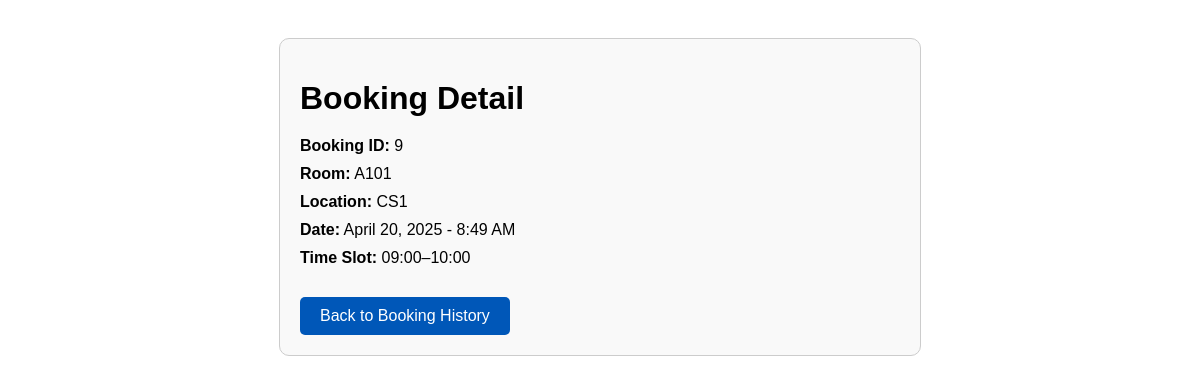
/book/booking-detail/9/ (signed in), run on the app's committed database.
### librarianAdmin/models.py (models this page shows, shortened)
class BookingHistory(models.Model):
    roomID = models.CharField(max_length=10)
    location = models.CharField(max_length=10, default='LTK')  # LTK or other location
    slug = models.SlugField(
        verbose_name="Friendly URL",
        help_text="URL-friendly version of the booking info.",
        unique=True,
        blank=True  # allow it to be blank until auto-generated
    )
    date = models.DateTimeField(auto_now_add=True)
    date_booking = models.DateTimeField(default = '2025-01-01')
    person = models.ManyToManyField(Users, related_name='book')
    TIME_SLOT_CHOICES = [
        ('08:00–09:00', '08:00–09:00'),
        ('09:00–10:00', '09:00–10:00'),
        ('10:00–11:00', '10:00–11:00'),
        ('11:00–12:00', '11:00–12:00'),
        ('12:00–13:00', '12:00–13:00'),
        ('13:00–14:00', '13:00–14:00'),
        ('14:00–15:00', '14:00–15:00'),
        ('15:00–16:00', '15:00–16:00'),
        ('16:00–17:00', '16:00–17:00'),
        ('17:00–18:00', '17:00–18:00'),
        ('18:00–19:00', '18:00–19:00'),
    ]
    time_slot = models.CharField(max_length=20, choices=TIME_SLOT_CHOICES,default='08:00–09:00')
    is_cancelled = models.BooleanField(default=False)

### librarianAdmin/views.py (the view)
# urls.py: path('booking-detail/<int:booking_id>/', views.booking_detail, name='booking_detail'),  # ← comma added here
@login_required
def booking_detail(request, booking_id):
    booking = get_object_or_404(BookingHistory, id=booking_id)
    if request.user in booking.person.all():
        return render(request, 'booking/booking_detail.html', {'booking': booking})
    else:
        return HttpResponse("Not found")

### templates/booking/booking_detail.html (shortened to what this page needs)
<!DOCTYPE html>
<html lang="en">
<head>
</head>
<body>
  <div class="detail-box">
    <h1>Booking Detail</h1>
    <p><strong>Booking ID:</strong> {{ booking.id }}</p>
    <p><strong>Room:</strong> {{ booking.roomID|default:"(not specified)" }}</p>
    <p><strong>Location:</strong> {{ booking.location|default:"(not specified)" }}</p>
    <p><strong>Date:</strong>
      {{ booking.date|date:"F j, Y - g:i A"|default:"(no date set)" }}
    </p>
    <p><strong>Time Slot:</strong> {{ booking.time_slot|default:"(no slot chosen)" }}</p>
    <a href="{% url 'librarianAdmin:booking_history' %}" class="back-link">
      Back to Booking History
    </a>
  </div>
</body>
</html>

### templates/booking/booking_detail.html (style rules this page uses)
body { font-family: sans-serif; padding: 30px; }
.detail-box { border: 1px solid #ccc; padding: 20px; border-radius: 10px; max-width: 600px; margin: auto; background: #f9f9f9; }
.detail-box h1 { margin-bottom: 20px; }
.detail-box p { margin: 10px 0; }
.back-link { display: inline-block; margin-top: 20px; padding: 10px 20px; background-color: #0057B8; color: white; text-decoration: none; border-radius: 5px; }

### data on the page
BookingHistory: id "9", roomID "A101", location "CS1", date "April 20, 2025 - 8:49 AM", time_slot "09:00–10:00"
